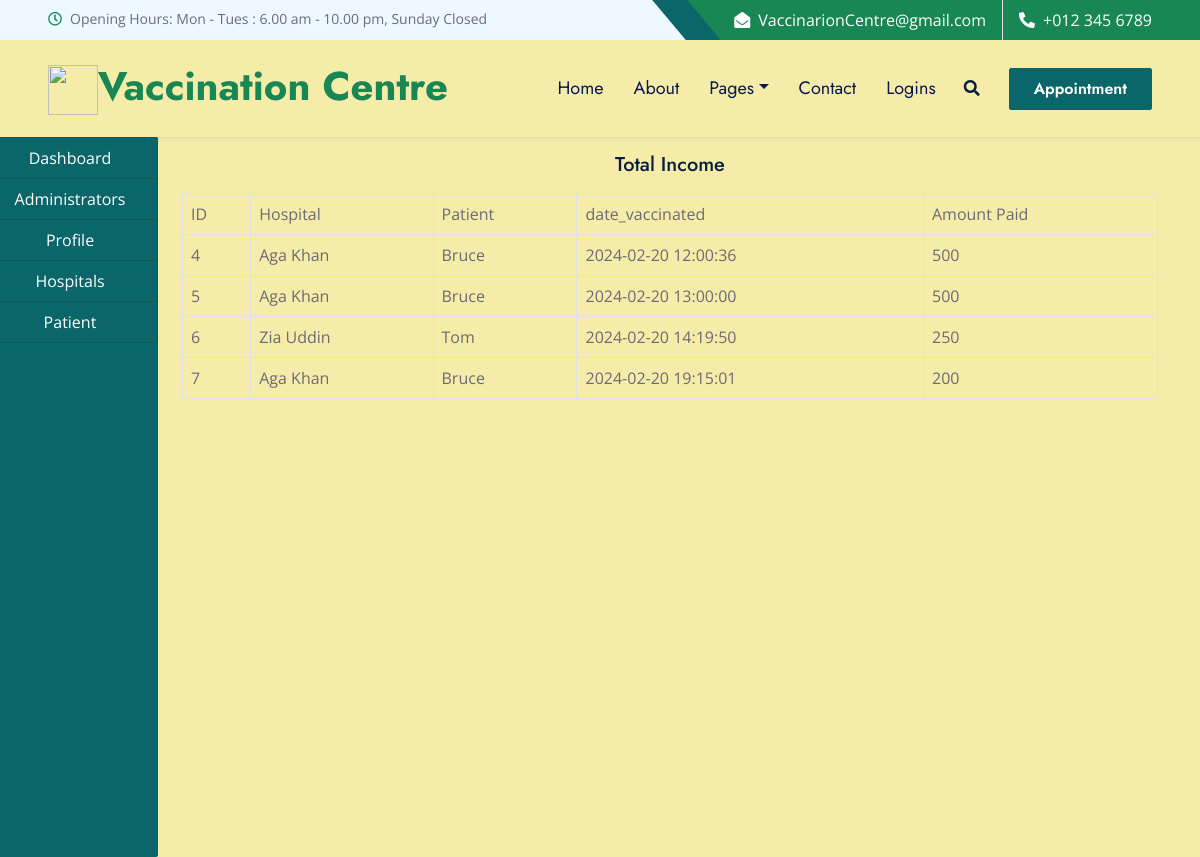
The app's page /admin/income.php with its own data.
### tables this page shows
CREATE TABLE `income` (
  `id` int(50) NOT NULL,
  `hospital` varchar(50) NOT NULL,
  `patient` varchar(50) NOT NULL,
  `date_vaccination` varchar(50) NOT NULL,
  `amount_paid` varchar(50) NOT NULL,
  `description` varchar(50) NOT NULL
);

### admin/income.php (the view, shortened to what this page needs)
<!DOCTYPE html>
<html lang="en">
<head>
    <link href="https://cdnjs.cloudflare.com/ajax/libs/font-awesome/5.10.0/css/all.min.css" rel="stylesheet">
    <link href="https://cdn.jsdelivr.net/npm/bootstrap-icons@1.4.1/font/bootstrap-icons.css" rel="stylesheet">
    <link href="../assets/lib/owlcarousel/assets/owl.carousel.min.css" rel="stylesheet">
    <link href="../assets/lib/animate/animate.min.css" rel="stylesheet">
    <link href="../assets/lib/tempusdominus/css/tempusdominus-bootstrap-4.min.css" rel="stylesheet" />
    <link href="../assets/lib/twentytwenty/twentytwenty.css" rel="stylesheet" />
    <link href="../assets/css/bootstrap.min.css" rel="stylesheet">
    <link href="../assets/css/style.css" rel="stylesheet">
</head>
<body>
    <?php
    include ("../include/header.php");
    include ("../include/connection.php");
?>
<div class="container-fluid">
    <div class="col-md-12">
        <div class="row">
            <div class="col-md-2" style="margin-left: -30px;">
                <?php
                    include("sidenav.php");
                ?>
            </div>
            <div class="col-md-10">
                <h5 class="text-center my-3">Total Income</h5>
                <?php
$query = "SELECT * FROM income";
$res = mysqli_query($connect, $query);
$output = "";
$output .= "
<table class='table table-bordered'>
<tr>
<td>ID</td>
<td>Hospital</td>
<td>Patient</td>
<td>date_vaccinated</td>
<td>Amount Paid</td>
</tr>
";
while ($row = mysqli_fetch_array($res)) {
    $output .= "
    <tr>
        <td>" . $row['id'] . "</td>
        <td>" . $row['hospital'] . "</td>
        <td>" . $row['patient'] . "</td>
        <td>" . $row['date_vaccination'] . "</td>
        <td>" . $row['amount_paid'] . "</td>
    </tr>
    ";
}
$output .= "</table>";
echo $output;
?>
            </div>
        </div>
    </div>
</div>
</body>
</html>

### include/header.php (shortened to what this page needs)
<!DOCTYPE html>
<html lang="en">
<head>
    <link href="https://cdnjs.cloudflare.com/ajax/libs/font-awesome/5.10.0/css/all.min.css" rel="stylesheet">
    <link href="https://cdn.jsdelivr.net/npm/bootstrap-icons@1.4.1/font/bootstrap-icons.css" rel="stylesheet">
    <link href="assets/lib/owlcarousel/assets/owl.carousel.min.css" rel="stylesheet">
    <link href="assets/lib/animate/animate.min.css" rel="stylesheet">
    <link href="assets/lib/tempusdominus/css/tempusdominus-bootstrap-4.min.css" rel="stylesheet" />
    <link href="assets/lib/twentytwenty/twentytwenty.css" rel="stylesheet" />
    <link href="assets/css/bootstrap.min.css" rel="stylesheet">
    <link href="assets/css/style.css" rel="stylesheet">
</head>
<body>
    <div class="container-fluid bg-light ps-5 pe-0 d-none d-lg-block">
        <div class="row gx-0">
            <div class="col-md-6 text-center text-lg-start mb-2 mb-lg-0">
                <div class="d-inline-flex align-items-center">
                    <small class="py-2"><i class="far fa-clock text-success me-2"></i>Opening Hours: Mon - Tues : 6.00 am - 10.00 pm, Sunday Closed </small>
                </div>
            </div>
            <div class="col-md-6 text-center text-lg-end">
                <div class="position-relative d-inline-flex align-items-center bg-success text-white top-shape px-5">
                    <div class="me-3 pe-3 border-end py-2">
                        <p class="m-0"><i class="fa fa-envelope-open me-2"></i>VaccinarionCentre@gmail.com</p>
                    </div>
                    <div class="py-2">
                        <p class="m-0"><i class="fa fa-phone-alt me-2"></i>+012 345 6789</p>
                    </div>
                </div>
            </div>
        </div>
    </div>
     <nav class="navbar navbar-expand-lg navbar-light shadow-sm px-5 py-3 py-lg-0">
       <?php
       if (isset($_SESSION['admin'])){
        $user = $_SESSION['admin'];
        echo ' <a href="index.html" class="navbar-brand p-0">
        <h1 class="m-0 text-success"><img src="../assets/img/bacteria.png" alt="" style="width: 50px; height: 50px;"></i>Vaccination Centre</h1>
    </a>
    <button class="navbar-toggler" type="button" data-bs-toggle="collapse" data-bs-target="#navbarCollapse">
        <span class="navbar-toggler-icon"></span>
    </button>
         <div class="collapse navbar-collapse" id="navbarCollapse">
        <div class="navbar-nav ms-auto py-0">
            <a href="../admin/index.php" class="nav-item nav-link">'.$user.'</a>
            <a href="logout.php" class="nav-item nav-link">Logout</a>
        </div>
        <button type="button" class="btn text-dark" data-bs-toggle="modal" data-bs-target="#searchModal"><i class="fa fa-search"></i></button>
        <a href="#" class="btn btn-primary py-2 px-4 ms-3">Appointment</a>
';
        }else{echo
        ' <a href="index.html" class="navbar-brand p-0">
        <h1 class="m-0 text-success"><img src="assets/img/bacteria.png" alt="" style="width: 50px; height: 50px;"></i>Vaccination Centre</h1>
    </a>
    <button class="navbar-toggler" type="button" data-bs-toggle="collapse" data-bs-target="#navbarCollapse">
        <span class="navbar-toggler-icon"></span>
    </button>
         <div class="collapse navbar-collapse" id="navbarCollapse">
        <div class="navbar-nav ms-auto py-0">
            <a href="index.php" class="nav-item nav-link">Home</a>
            <a href="about.php" class="nav-item nav-link">About</a>
            <div class="nav-item dropdown">
                <a href="#" class="nav-link dropdown-toggle " data-bs-toggle="dropdown">Pages</a>
                <div class="dropdown-menu m-0">
                    <a href="price.php" class="dropdown-item">Vaccines</a>
                    <a href="hospital.php" class="dropdown-item">Our Hospitals</a>
                    <a href="testimonial.php" class="dropdown-item">Testimonial</a>
                    <a href="patientlogin.php" class="dropdown-item">Appointment</a>
                </div>
            </div>
            <a href="contact.php" class="nav-item nav-link">Contact</a>
            <a href="logins.php" class="nav-item nav-link">Logins</a>
        </div>
        <button type="button" class="btn text-dark" data-bs-toggle="modal" data-bs-target="#searchModal"><i class="fa fa-search"></i></button>
        <a href="patientlogin.php" class="btn btn-primary py-2 px-4 ms-3">Appointment</a>
';
       }
       ?>
        </div>
    </nav>
</body>
</html>

### admin/sidenav.php (shortened to what this page needs)
<!DOCTYPE html>
<html lang="en">
<head>
</head>
<body>
<div class="list-group bg-primary" style="height: 90vh;">
    <a href="index.php" class="list-group-item list-group-item-action bg-primary text-center text-white">Dashboard</a>
    <a href="admin.php" class="list-group-item list-group-item-action bg-primary text-center text-white">Administrators</a>
    <a href="Profile.php" class="list-group-item list-group-item-action bg-primary text-center text-white">Profile</a>
    <a href="hospital.php" class="list-group-item list-group-item-action bg-primary text-center text-white">Hospitals</a>
    <a href="patient.php" class="list-group-item list-group-item-action bg-primary text-center text-white">Patient</a>
</div>
</body>
</html>

### assets/css/style.css (style rules this page uses)
:root { --primary: #0B666A; --secondary: #F57E57; --light: #F6ECA9; --dark: #071952; }
.navbar { background-color: #F6ECA9; }
h1, h2, .font-weight-bold { font-weight: 700 !important; }
h5, h6, .font-weight-medium { font-weight: 500 !important; }
.btn { font-family: 'Jost', sans-serif; font-weight: 600; transition: .5s; }
.btn-primary, .btn-secondary { color: #FFFFFF; }
.top-shape::before { position: absolute; content: ""; width: 35px; height: 100%; top: 0; left: -17px; background: var(--primary); transform: skew(40deg); }
.navbar-light .navbar-nav .nav-link { font-family: 'Jost', sans-serif; padding: 35px 15px; font-size: 18px; color: var(--dark); outline: none; transition: .5s; }

### records on screen
income: id "4", hospital "Aga Khan", patient "Bruce", date_vaccination "2024-02-20 12:00:36", amount_paid "500"
income: id "5", hospital "Aga Khan", patient "Bruce", date_vaccination "2024-02-20 13:00:00", amount_paid "500"
income: id "6", hospital "Zia Uddin", patient "Tom", date_vaccination "2024-02-20 14:19:50", amount_paid "250"
income: id "7", hospital "Aga Khan", patient "Bruce", date_vaccination "2024-02-20 19:15:01", amount_paid "200"
